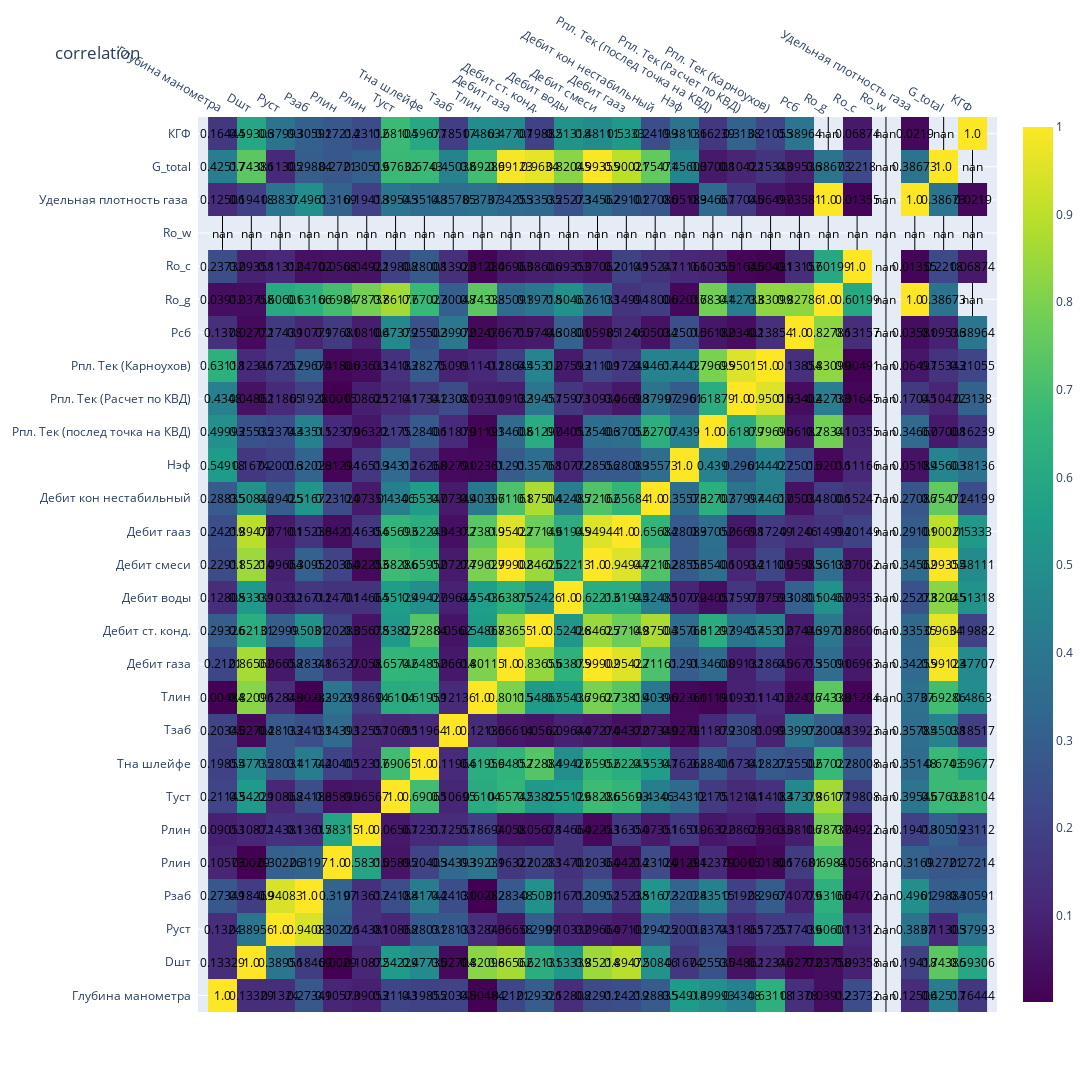

Write notebook code for a chart like this one.
### Code cell
corr_df = df.corr().apply(np.abs)
fig = ff.create_annotated_heatmap(np.around(corr_df.to_numpy(), 5), x=list(corr_df.columns), y=list(corr_df.columns), colorscale='Viridis', showscale=True)
fig.update_layout(width=2200, height=2200, title_text='correlation')
fig.show()
fig.write_image(base_dir + "correlation_lab1.pdf")
